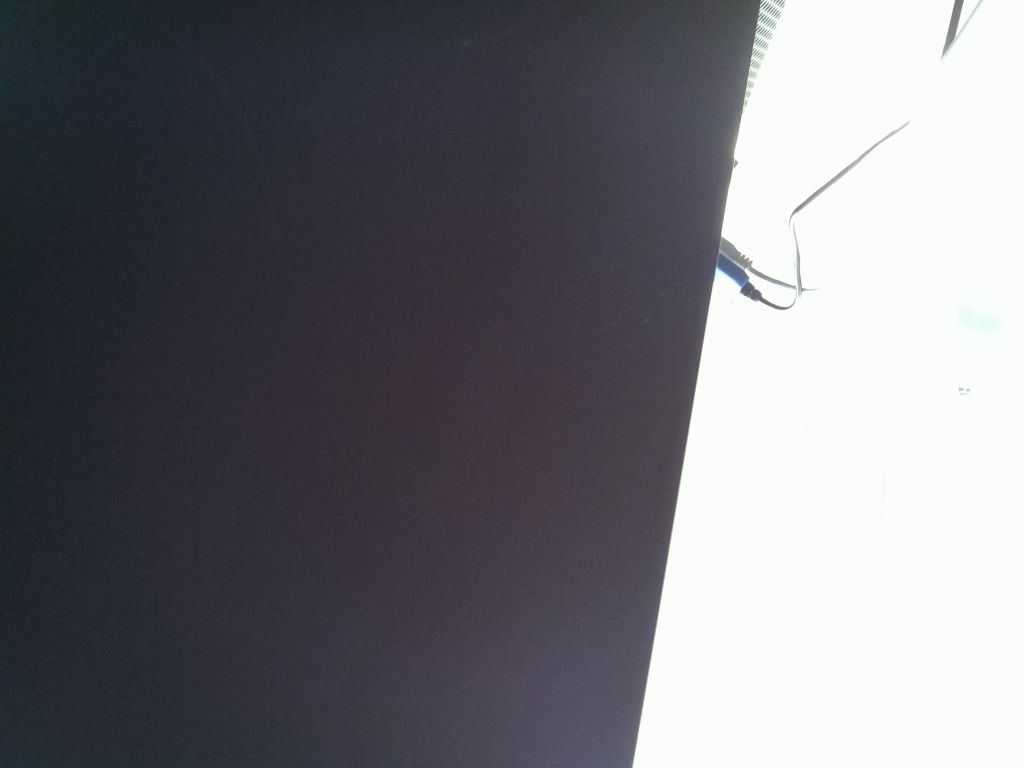
#> input picture foo.jpg, 1024 x 768 px
$ python image_bdr.py --input foo.jpg   (older library calls are emulated)
#> lines starting #> are read from the running program, lines starting #| are printed output that depends on the picture; after the words box and inside, x2 and y2 are one past the last pixel; in counts of white or black regions, pixels touching at a corner belong together
#> further down, src is the input picture: shape (768, 1024, 3); mean B, G, R 121, 115.4, 115.1

from __future__ import print_function
import cv2 as cv
import numpy as np
import argparse
import random as rng
rng.seed(12345)
def thresh_callback(val):
#> called with val = 100
    threshold = val

    canny_output = cv.Canny(src_gray, threshold, threshold * 2)
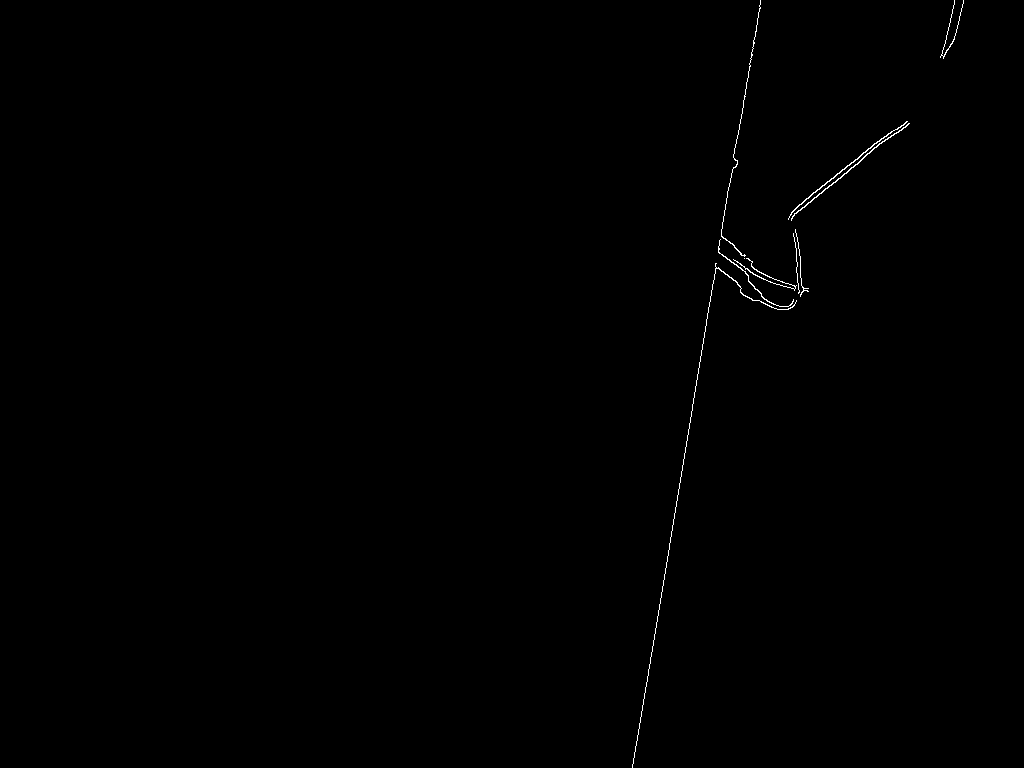
#> canny_output: shape (768, 1024); 0.25% white in thin lines or dots, all inside (x1, y1, x2, y2) = (632, 0, 964, 768)


    _, contours, _ = cv.findContours(canny_output, cv.RETR_TREE, cv.CHAIN_APPROX_SIMPLE)
#> contours = 10 contours, 4 with area under 20; largest, box (x1, y1, x2, y2) and area: (791, 123, 910, 221) 94, (788, 121, 908, 220) 90, (718, 239, 794, 307) 47, (632, 263, 797, 768) 40, (733, 258, 797, 291) 32, (721, 0, 761, 257) 32

    # Find the rotated rectangles and ellipses for each contour
    minRect = [None]*len(contours)
#> minRect = 10 items
    minEllipse = [None]*len(contours)
#> minEllipse = 10 items
    for i, c in enumerate(contours):
        minRect[i] = cv.minAreaRect(c)
        if c.shape[0] > 5:
            minEllipse[i] = cv.fitEllipse(c)
#> this loop made 10 passes
#> c on pass 3: [[744, 258]]
    # Draw contours + rotated rects + ellipses

    drawing = np.zeros((canny_output.shape[0], canny_output.shape[1], 3), dtype=np.uint8)

    for i, c in enumerate(contours):
        color = (rng.randint(0,256), rng.randint(0,256), rng.randint(0,256))
        # contour
        cv.drawContours(drawing, contours, i, color)
        # ellipse
        if c.shape[0] > 5:
            cv.ellipse(drawing, minEllipse[i], color, 2)
        # rotated rectangle
        box = cv.boxPoints(minRect[i])
        box = np.intp(box) #np.intp: Integer used for indexing (same as C ssize_t; normally either int32 or int64)
        cv.drawContours(drawing, [box], 0, color)
#> this loop made 10 passes
#> (color, box) on passes 1 to 10: ((213, 5, 152), [[716, 780], [631, 766], [715, 262], [799, 276]]), ((188, 99, 138), [[790, 295], [731, 261], [737, 251], [796, 285]]), ((223, 82, 191), [[744, 258], [744, 258], [744, 258], [744, 258]]), ((63, 221, 133), [[782, 314], [708, 253], [719, 238], [794, 300]]), ((89, 95, 181), [[797, 293], [792, 233], [794, 232], [799, 292]]), ((46, 211, 85), [[800, 296], [794, 229], [803, 228], [808, 295]]), ((75, 105, 39), [[791, 220], [788, 216], [906, 120], [909, 123]]), ((97, 174, 164), [[788, 218], [784, 215], [904, 117], [907, 121]]), ((12, 234, 173), [[949, 59], [939, 57], [954, -2], [963, 0]]), ((13, 212, 1), [[744, 256], [719, 254], [734, -1], [760, 0]])
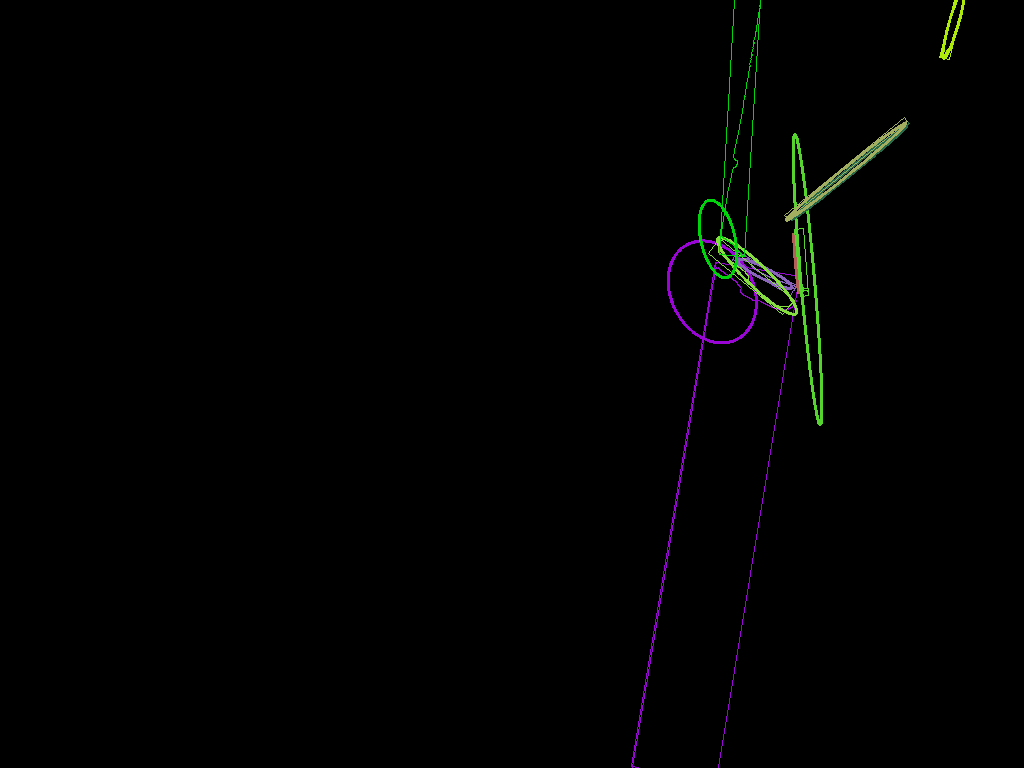
#> drawing: shape (768, 1024, 3); mean of channels 0, 1, 2 1.2, 1.6, 1.3; drawn as B, G, R


    cv.imshow('Contours', drawing)

parser = argparse.ArgumentParser(description='Code for Creating Bounding rotated boxes and ellipses for contours tutorial.')
parser.add_argument('--input', help='Path to input image.', default='/home/pi/opencv/samples/data/ellipses.jpg')
args = parser.parse_args()
src = cv.imread(cv.samples.findFile(args.input))
if src is None:
    print('Could not open or find the image:', args.input)
    exit(0)
# Convert image to gray and blur it
src_gray = cv.cvtColor(src, cv.COLOR_BGR2GRAY)
src_gray = cv.blur(src_gray, (3,3))
source_window = 'Source'
cv.namedWindow(source_window)
cv.imshow(source_window, src)
max_thresh = 255
thresh = 100 # initial threshold
cv.createTrackbar('Canny Thresh:', source_window, thresh, max_thresh, thresh_callback)
thresh_callback(thresh)
cv.waitKey()

$ run again, on hidden1.jpg
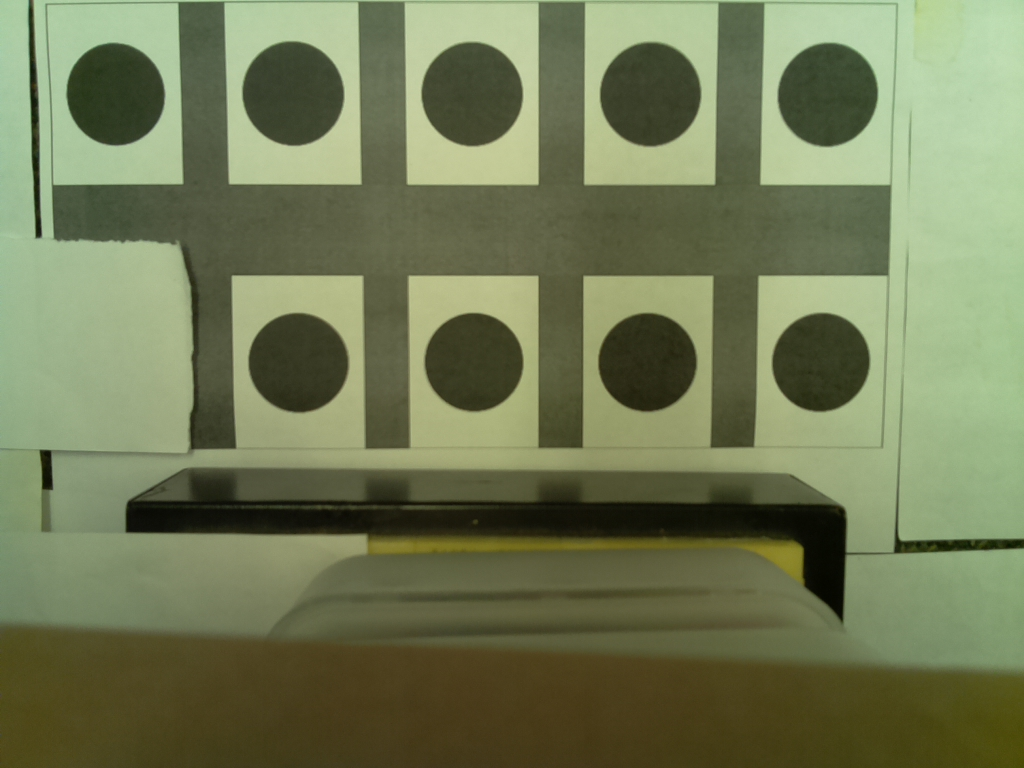
#> input picture hidden1.jpg, 1024 x 768 px
#> src is the input picture: shape (768, 1024, 3); mean B, G, R 86.1, 122.6, 114.1
#> in thresh_callback, `canny_output = cv.Canny(src_gray, threshold, threshold * 2)`:
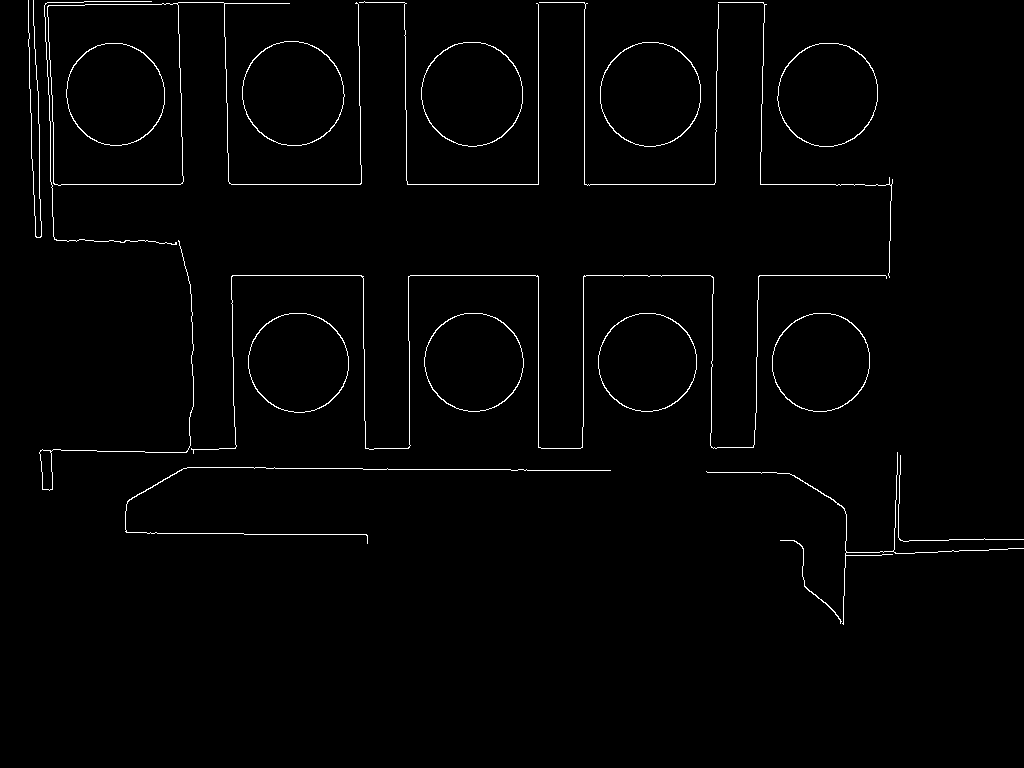
#> canny_output: shape (768, 1024); 1.4% white in thin lines or dots, all inside (x1, y1, x2, y2) = (28, 0, 1024, 625)
#> contours = 32 contours, 7 with area under 20; largest, box (x1, y1, x2, y2) and area: (47, 2, 362, 186) 23274, (47, 3, 184, 186) 23267, (242, 41, 345, 146) 8324, (421, 42, 523, 147) 8286, (600, 42, 701, 147) 8249
#> minRect = 32 items
#> the loop in thresh_callback, `for i, c in enumerate(contours):` made 32 passes
#> the loop in thresh_callback, `for i, c in enumerate(contours):` made 32 passes
#> (color, box) on passes 1 to 6: ((213, 5, 152), [[826, 629], [780, 540], [794, 532], [841, 622]]), ((188, 99, 138), [[609, 544], [124, 541], [125, 465], [610, 469]]), ((223, 82, 191), [[983, 596], [860, 512], [900, 455], [1023, 539]]), ((63, 221, 133), [[885, 671], [706, 471], [843, 347], [1023, 548]]), ((89, 95, 181), [[869, 411], [772, 411], [772, 313], [869, 313]]), ((46, 211, 85), [[819, 430], [752, 363], [821, 293], [889, 361]])
#> after the loop in thresh_callback, `for i, c in enumerate(contours):`:
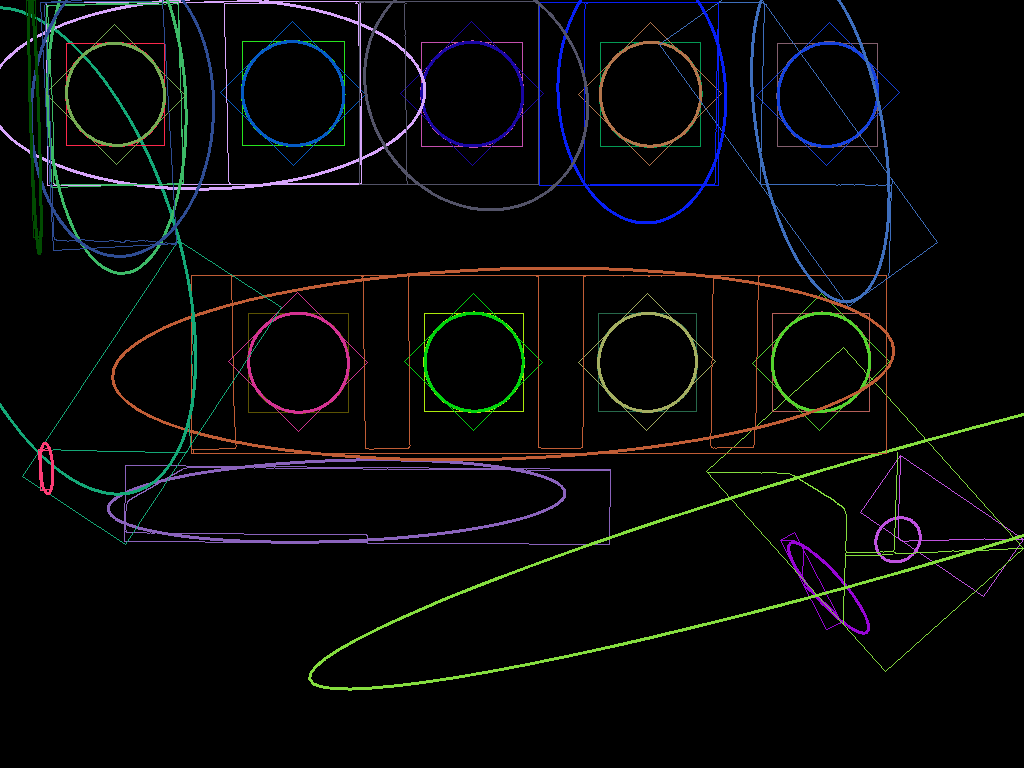
#> drawing: shape (768, 1024, 3); mean of channels 0, 1, 2 8.7, 8.4, 7.7; drawn as B, G, R
